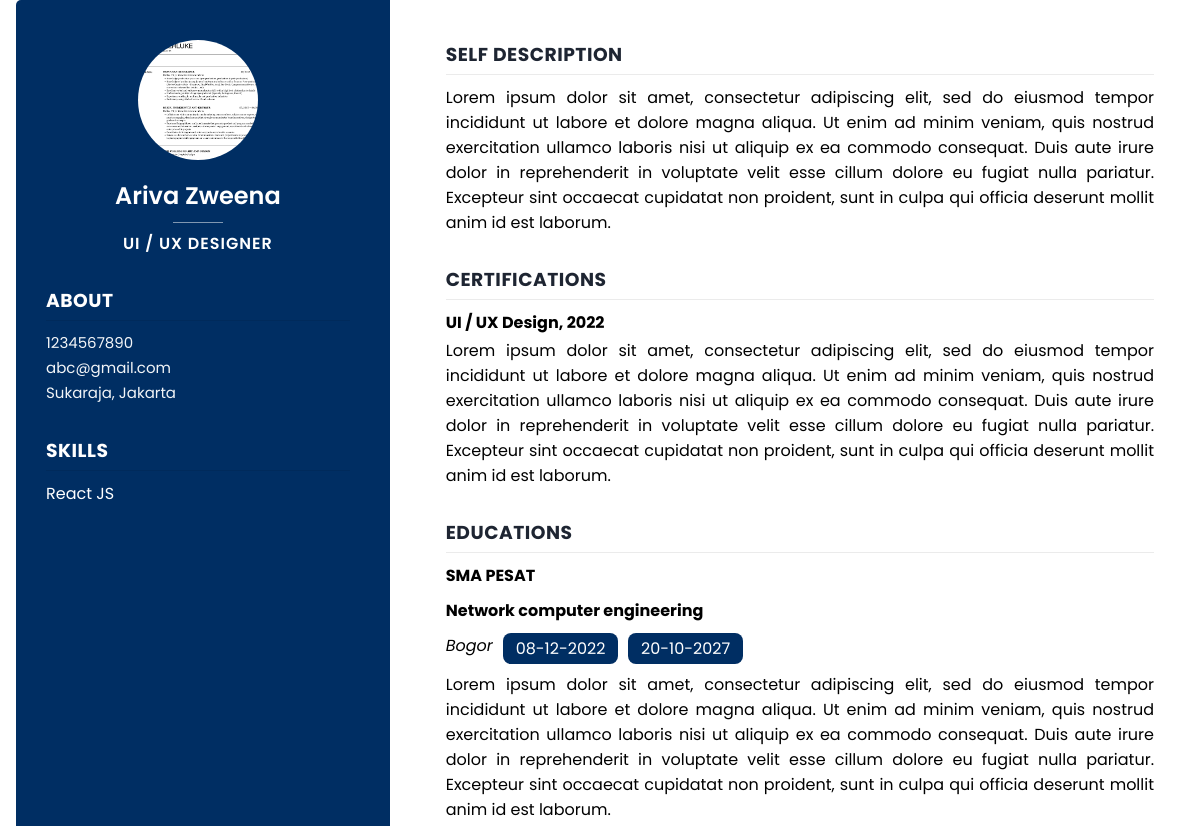
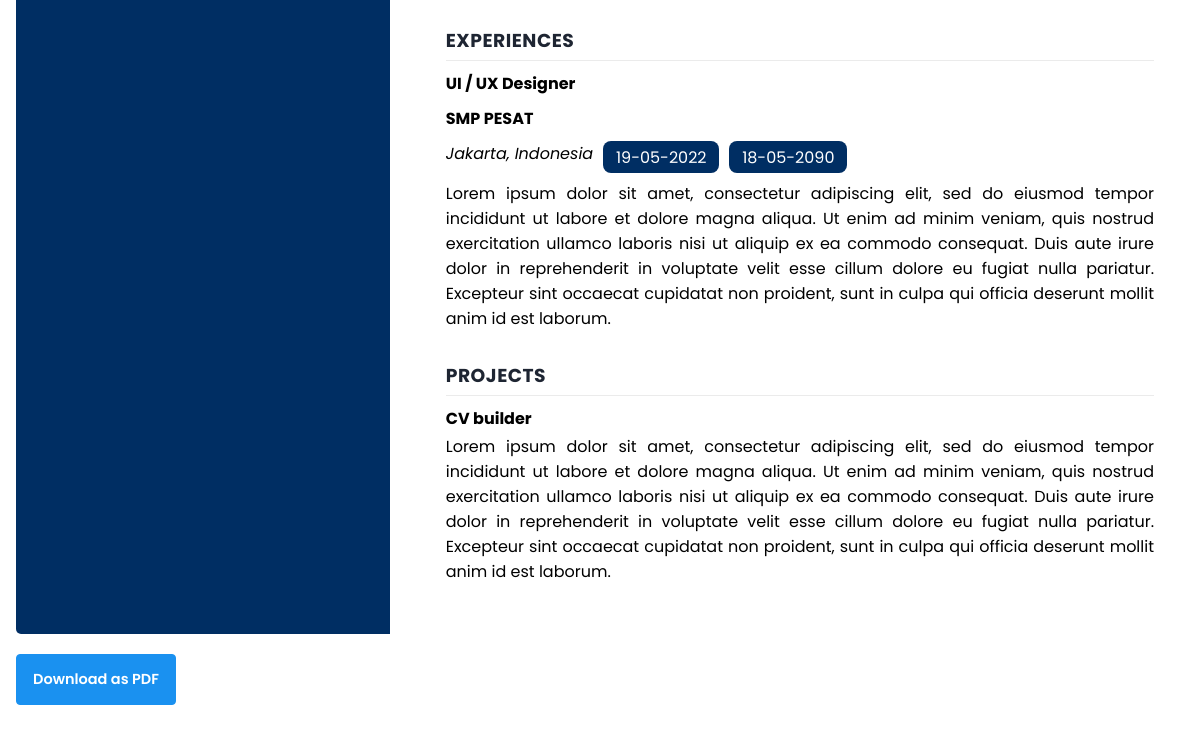
The app's page /php/preview.php?id=2, older data (2 pictures, top to bottom).
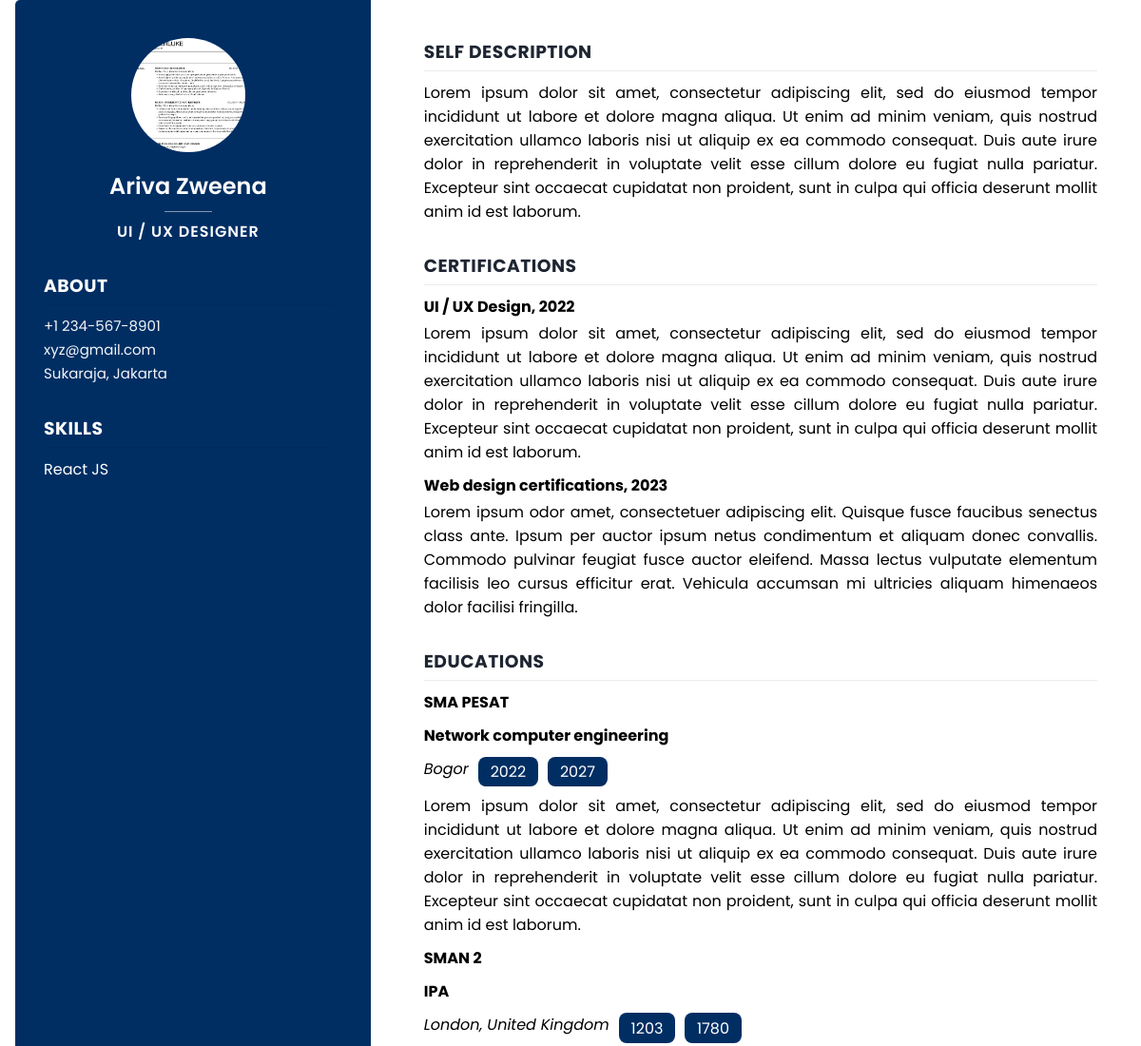
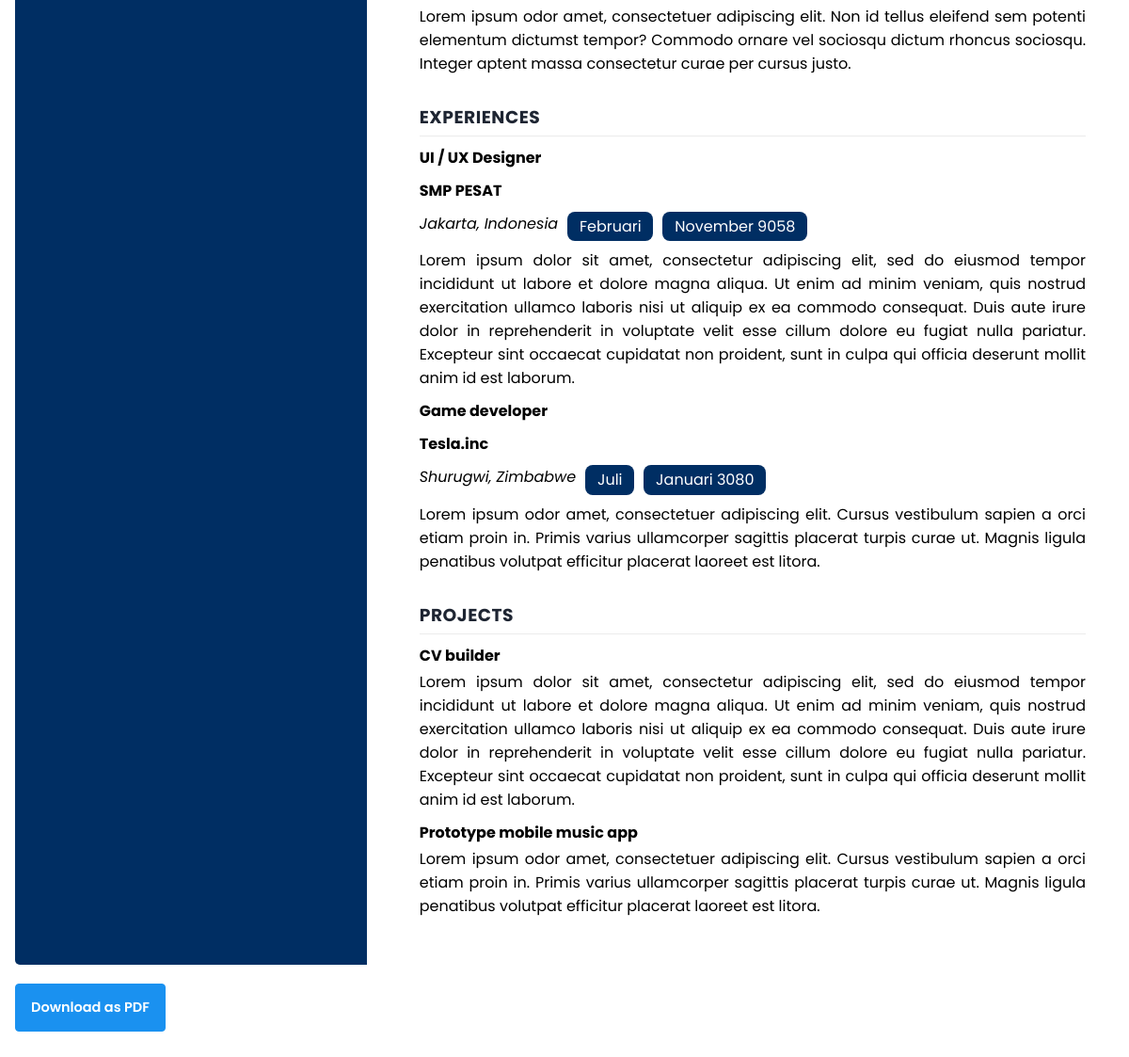
The same page, newer data (2 pictures, top to bottom).
### tables this page shows
CREATE TABLE `creative` (
  `id` int(11) NOT NULL,
  `full_name` varchar(255) DEFAULT NULL,
  `designation` varchar(255) DEFAULT NULL,
  `address` text DEFAULT NULL,
  `photo` varchar(255) DEFAULT NULL,
  `email` varchar(255) DEFAULT NULL,
  `mobileno` varchar(20) DEFAULT NULL,
  `selfDescription` text DEFAULT NULL
);

CREATE TABLE `skills` (
  `id` int(11) NOT NULL,
  `cv_id` int(11) DEFAULT NULL,
  `skill_name` varchar(255) DEFAULT NULL
);

CREATE TABLE `certifications` (
  `id` int(11) NOT NULL,
  `cv_id` int(11) DEFAULT NULL,
  `title` varchar(255) DEFAULT NULL,
  `description` text DEFAULT NULL
);

CREATE TABLE `education` (
  `id` int(11) NOT NULL,
  `cv_id` int(11) DEFAULT NULL,
  `school` varchar(255) DEFAULT NULL,
  `degree` varchar(255) DEFAULT NULL,
  `city` varchar(255) DEFAULT NULL,
  `start_date` varchar(30) DEFAULT NULL,
  `end_date` varchar(30) DEFAULT NULL,
  `description` text DEFAULT NULL
);

CREATE TABLE `experiences` (
  `id` int(11) NOT NULL,
  `cv_id` int(11) DEFAULT NULL,
  `title` varchar(255) DEFAULT NULL,
  `organization` varchar(255) DEFAULT NULL,
  `location` varchar(255) DEFAULT NULL,
  `start_date` varchar(30) DEFAULT NULL,
  `end_date` varchar(30) DEFAULT NULL,
  `description` text DEFAULT NULL
);

CREATE TABLE `projects` (
  `id` int(11) NOT NULL,
  `cv_id` int(11) DEFAULT NULL,
  `title` varchar(255) DEFAULT NULL,
  `description` text DEFAULT NULL
);

### php/preview.php (the view, shortened to what the rows shown need)
<?php
    include("connection.php");
?>
<!DOCTYPE html>
<html lang="en">
<head>
</head>
<body>
<section id = "preview-sc" class = "print_area active">
    <?php
        $cv_id = $_GET['id'];
        $sql = "SELECT creative.*, certifications.title AS certification_title, certifications.description AS certification_description, education.school, education.degree, education.city AS education_city, education.start_date AS education_start_date, education.end_date AS education_end_date, education.description AS education_description, experiences.title AS experience_title, experiences.organization, experiences.location AS experience_location, experiences.start_date AS experience_start_date, experiences.end_date AS experience_end_date, experiences.description AS experience_description, projects.title AS project_title, projects.description AS project_description, skills.skill_name FROM creative LEFT JOIN certifications ON creative.id = certifications.cv_id LEFT JOIN education ON creative.id = education.cv_id LEFT JOIN experiences ON creative.id = experiences.cv_id LEFT JOIN projects ON creative.id = projects.cv_id LEFT JOIN skills ON creative.id = skills.cv_id WHERE creative.id = ?";
        $stmt = mysqli_prepare($connection, $sql);
        mysqli_stmt_bind_param($stmt, "i", $cv_id);
        mysqli_stmt_execute($stmt);
        $result = mysqli_stmt_get_result($stmt);
        $datacv = mysqli_fetch_assoc($result);
    ?>
            <div class = "container">
                <div class = "preview-cnt">
                    <div class = "preview-cnt-l bg-pesat text-white">
                        <div class = "preview-blk">
                            <div class = "preview-image">
                            <img src="images/<?= $datacv['photo']?>" alt="" width="100px" height="100px">
                            </div>
                            <div class = "preview-item preview-item-name">
                                <span class = "preview-item-val fw-6" id = "fullname_dsp"><?= $datacv['full_name']; ?></span>
                            </div>
                            <div class = "preview-item">
                                <span class = "preview-item-val text-uppercase fw-6 ls-1" id = "designation_dsp"><?= $datacv['designation']?></span>
                            </div>
                        </div>
                        <div class = "preview-blk">
                            <div class = "preview-blk-list">
                                <div class = "preview-item">
                                    <span class = "preview-item-val" id = "mobileno_dsp"><?= $datacv['mobileno']?></span>
                                </div>
                                <div class = "preview-item">
                                    <span class = "preview-item-val" id = "email_dsp"><?= $datacv['email']?></span>
                                </div>
                                <div class = "preview-item">
                                    <span class = "preview-item-val" id = "address_dsp"><?= $datacv['address']?></span>
                                </div>
                            </div>
                        </div>
                        <div class = "preview-blk">
                            <div class = "preview-blk-title">
                                <h3>skills</h3>
                            </div>
                            <div class = "skills-items preview-blk-list" id = "skills_dsp">
                                <?= $datacv['skill_name'] ?>
                            </div>
                        </div>
                    </div>
                    <div class = "preview-cnt-r bg-white">
                        <div class = "preview-blk">
                            <div class = "preview-blk-title">
                                <h3>Self description</h3>
                            </div>
                            <div class = "summary preview-blk-list" id = "summary_dsp" style="text-align: justify;"><?= $datacv['selfDescription']?></div>
                        </div>
                        <div class = "preview-blk">
                            <div class = "achievements-items preview-blk-list" id = "achievements_dsp">
                                <?php
                                    $sql_certificate = "SELECT * FROM certifications WHERE cv_id = ?";
                                    $stmt_certificate = mysqli_prepare($connection, $sql_certificate);
                                    mysqli_stmt_bind_param($stmt_certificate, "i", $cv_id);
                                    mysqli_stmt_execute($stmt_certificate);
                                    $result_certificate = mysqli_stmt_get_result($stmt_certificate);
                                    if (mysqli_num_rows($result_certificate) > 0) {
                                        while ($row = mysqli_fetch_assoc($result_certificate)) {
                                        echo "<div class='satu' style='font-weight: bold; margin-bottom: 3px; margin-top: 10px;'>";
                                        echo htmlspecialchars($row['title']);
                                        echo "</div>";
                                        echo "<div style='text-align: justify;'>" . htmlspecialchars($row['description']) . "</div>";
                                    }
                                        } else {
                                            echo "No certifications found for this CV.";
                                        }
                                ?>
                            </div>
                        </div>
                        <div class = "preview-blk">
                            <div class = "educations-items preview-blk-list" id = "educations_dsp">
                            <?php
                                    $sql_education = "SELECT * FROM education WHERE cv_id = ?";
                                    $stmt_education = mysqli_prepare($connection, $sql_education);
                                    mysqli_stmt_bind_param($stmt_education, "i", $cv_id);
                                    mysqli_stmt_execute($stmt_education);
                                    $result_education = mysqli_stmt_get_result($stmt_education);
                                    if (mysqli_num_rows($result_education) > 0) {
                                        while ($row = mysqli_fetch_assoc($result_education)) {
                                        echo "<div style='font-weight: bold; margin-bottom: 3px; margin-top: 10px;'>";
                                        echo htmlspecialchars($row['school']);
                                        echo "</div>";
                                        echo "<div style='font-weight: 700; margin-bottom: 3px; margin-top: 10px;'>";
                                        echo htmlspecialchars($row['degree']);
                                        echo "</div>";
                                        echo "<div class='buat-flex' style='margin-bottom: 8px; margin-top: 10px;'>";
                                            echo "<div class='satu' style='font-style: italic;'>";
                                            echo htmlspecialchars($row['city']);
                                            echo "</div>";
                                            echo "<div class='dua bg-pesat' style='margin-left: 10px; color: white; padding: 0.2em 0.8em 0.2em 0.8em; border-radius : 8px;'>";
                                            echo htmlspecialchars($row['start_date']);
                                            echo "</div>";
                                            echo "<div class='tiga bg-pesat' style='margin-left: 10px; color: white; padding: 0.2em 0.8em 0.2em 0.8em; border-radius : 8px;'>";
                                            echo htmlspecialchars($row['end_date']);
                                            echo "</div>";
                                        echo "</div>";
                                        echo "<div style='text-align: justify;'>" . htmlspecialchars($row['description']) . "</div>";
                                    }
                                        } else {
                                            echo "No education found for this CV.";
                                        }
                                ?>
                            </div>
                        </div>
                        <div class = "preview-blk">
                            <div class = "experiences-items preview-blk-list" id = "experiences_dsp">
                            <?php
                                    $sql_experience = "SELECT * FROM experiences WHERE cv_id = ?";
                                    $stmt_experience = mysqli_prepare($connection, $sql_experience);
                                    mysqli_stmt_bind_param($stmt_experience, "i", $cv_id);
                                    mysqli_stmt_execute($stmt_experience);
                                    $result_experience = mysqli_stmt_get_result($stmt_experience);
                                    if (mysqli_num_rows($result_experience) > 0) {
                                        while ($row = mysqli_fetch_assoc($result_experience)) {
                                        echo "<div style='font-weight: bold; margin-bottom: 3px; margin-top: 10px;'>";
                                        echo htmlspecialchars($row['title']);
                                        echo "</div>";
                                        echo "<div style='font-weight: 700; margin-bottom: 3px; margin-top: 10px;'>";
                                        echo htmlspecialchars($row['organization']);
                                        echo "</div>";
                                        echo "<div class='buat-flex' style='margin-bottom: 8px; margin-top: 10px;'>";
                                            echo "<div class='satu' style='font-style: italic;'>";
                                            echo htmlspecialchars($row['location']);
                                            echo "</div>";
                                            echo "<div class='dua bg-pesat' style='margin-left: 10px; color: white; padding: 0.2em 0.8em 0.2em 0.8em; border-radius : 8px;'>";
                                            echo htmlspecialchars($row['start_date']);
                                            echo "</div>";
                                            echo "<div class='tiga bg-pesat' style='margin-left: 10px; color: white; padding: 0.2em 0.8em 0.2em 0.8em; border-radius : 8px;'>";
                                            echo htmlspecialchars($row['end_date']);
                                            echo "</div>";
                                        echo "</div>";
                                        echo "<div style='text-align: justify;'>" . htmlspecialchars($row['description']) . "</div>";
                                    }
                                        } else {
                                            echo "No experience found for this CV.";
                                        }
                                ?>
                            </div>
                        </div>
                        <div class = "preview-blk">
                            <div class = "projects-items preview-blk-list" id = "projects_dsp">
                                <?php
                                    $sql_projects = "SELECT * FROM projects WHERE cv_id = ?";
                                    $stmt_projects = mysqli_prepare($connection, $sql_projects);
                                    mysqli_stmt_bind_param($stmt_projects, "i", $cv_id);
                                    mysqli_stmt_execute($stmt_projects);
                                    $result_projects = mysqli_stmt_get_result($stmt_projects);
                                    if (mysqli_num_rows($result_projects) > 0) {
                                        while ($row = mysqli_fetch_assoc($result_projects)) {
                                        echo "<div style='font-weight: bold; margin-bottom: 3px; margin-top: 10px;'>";
                                        echo htmlspecialchars($row['title']);
                                        echo "</div>";
                                        echo "<div style='text-align: justify;'>" . htmlspecialchars($row['description']) . "</div>";
                                    }
                                        } else {
                                            echo "No projects found for this CV.";
                                        }
                                ?>
                            </div>
                        </div>
                    </div>
                </div>
            </div>
        </section>
</body>
</html>

Row changes from the older to the newer data that the page shows:
changed creative "Ariva Zweena": mobileno "1234567890" → "+1 234-567-8901"; email "abc@gmail.com" → "xyz@gmail.com"
now on this page (row unchanged): skills: skill_name "React JS"
added certifications: title "Web design certifications, 2023", description "Lorem ipsum odor amet, consectetuer adipiscing elit. Quisque fusce faucibus senectus class ante. Ipsum per auctor ipsum netus condimentum et aliquam donec convallis. Commodo pulvinar feugiat fusce auctor eleifend. Massa lectus vulputate elementum facilisis leo cursus efficitur erat. Vehicula accumsan mi ultricies aliquam himenaeos dolor facilisi fringilla."
changed education "SMA PESAT": start_date "08-12-2022" → "2022"; end_date "20-10-2027" → "2027"
added education: school "SMAN 2", degree "IPA", city "London, United Kingdom", start_date "1203", end_date "1780", description "Lorem ipsum odor amet, consectetuer adipiscing elit. Non id tellus eleifend sem potenti elementum dictumst tempor? Commodo ornare vel sociosqu dictum rhoncus sociosqu. Integer aptent massa consectetur curae per cursus justo."
changed experiences "UI / UX Designer": start_date "19-05-2022" → "Februari"; end_date "18-05-2090" → "November 9058"
added experiences: title "Game developer", organization "Tesla.inc", location "Shurugwi, Zimbabwe", start_date "Juli", end_date "Januari 3080", description "Lorem ipsum odor amet, consectetuer adipiscing elit. Cursus vestibulum sapien a orci etiam proin in. Primis varius ullamcorper sagittis placerat turpis curae ut. Magnis ligula penatibus volutpat efficitur placerat laoreet est litora."
added projects: title "Prototype mobile music app", description "Lorem ipsum odor amet, consectetuer adipiscing elit. Cursus vestibulum sapien a orci etiam proin in. Primis varius ullamcorper sagittis placerat turpis curae ut. Magnis ligula penatibus volutpat efficitur placerat laoreet est litora."
